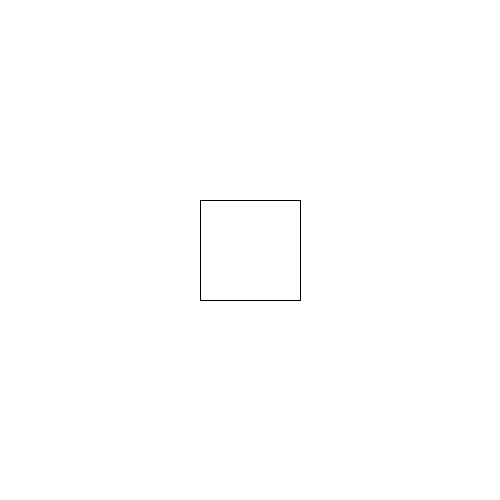
Frame 1 (no input)
Frame 60 (the mouse pressed at the canvas centre just before this capture): identical to frame 1, image omitted
Frame 120 (the mouse held since frame 60 and released just before this capture): identical to frame 1, image omitted

The Processing sketch that drew this single still picture (run headless with seeded random() and noise(); from frame 60 on, the mouse is pressed at the canvas centre):

// Processing sketch: sketch_221128f
// ── sketch_221128f.pde
int x = 200;
int y = 200;


void setup(){
 size(500,500); 
}

void draw(){
 background(255);
 rect(x,y,100,100);

}

void keyPressed(){
  if(keyCode == 37){
   x -=10;
}else{
  if(keyCode == 38){
    y -=10;
}else{
  if(keyCode == 39){
    x +=10;
  }else{
    if(keyCode == 40){
      y +=10;
    }
}
}
}
}
